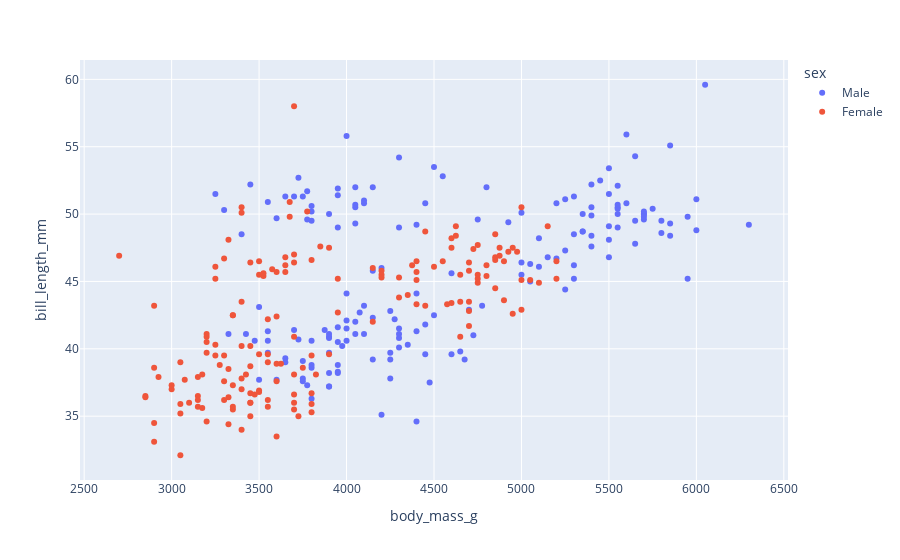

Source (notebook cell):
### Markdown cell above
**NICE**! Two Set of Points on mass - bill_depth plane close to be linearly separable... (Ideal for Linear SVC with soft frontier)

### Code cell
fig = px.scatter(dataset, x='body_mass_g', y='bill_length_mm', color='sex')
fig.show()

### Figure 1 — Plotly figure (JSON) as saved in the notebook; plotly's stock layout.template omitted (floating-point values rounded to 4 significant figures; data arrays with more than 128 entries replaced by an {"elided": "..."} marker saying what was removed)
{"data": [{"hovertemplate": "sex=Male<br>body_mass_g=%{x}<br>bill_length_mm=%{y}<extra></extra>", "legendgroup": "Male", "marker": {"color": "#636efa", "symbol": "circle"}, "mode": "markers", "name": "Male", "orientation": "v", "showlegend": true, "type": "scatter", "x": {"elided": "168 int values"}, "xaxis": "x", "y": {"elided": "168 float values"}, "yaxis": "y"}, {"hovertemplate": "sex=Female<br>body_mass_g=%{x}<br>bill_length_mm=%{y}<extra></extra>", "legendgroup": "Female", "marker": {"color": "#EF553B", "symbol": "circle"}, "mode": "markers", "name": "Female", "orientation": "v", "showlegend": true, "type": "scatter", "x": {"elided": "165 int values"}, "xaxis": "x", "y": {"elided": "165 float values"}, "yaxis": "y"}], "layout": {"legend": {"title": {"text": "sex"}, "tracegroupgap": 0}, "margin": {"t": 60}, "xaxis": {"anchor": "y", "domain": [0, 1], "title": {"text": "body_mass_g"}}, "yaxis": {"anchor": "x", "domain": [0, 1], "title": {"text": "bill_length_mm"}}}}
